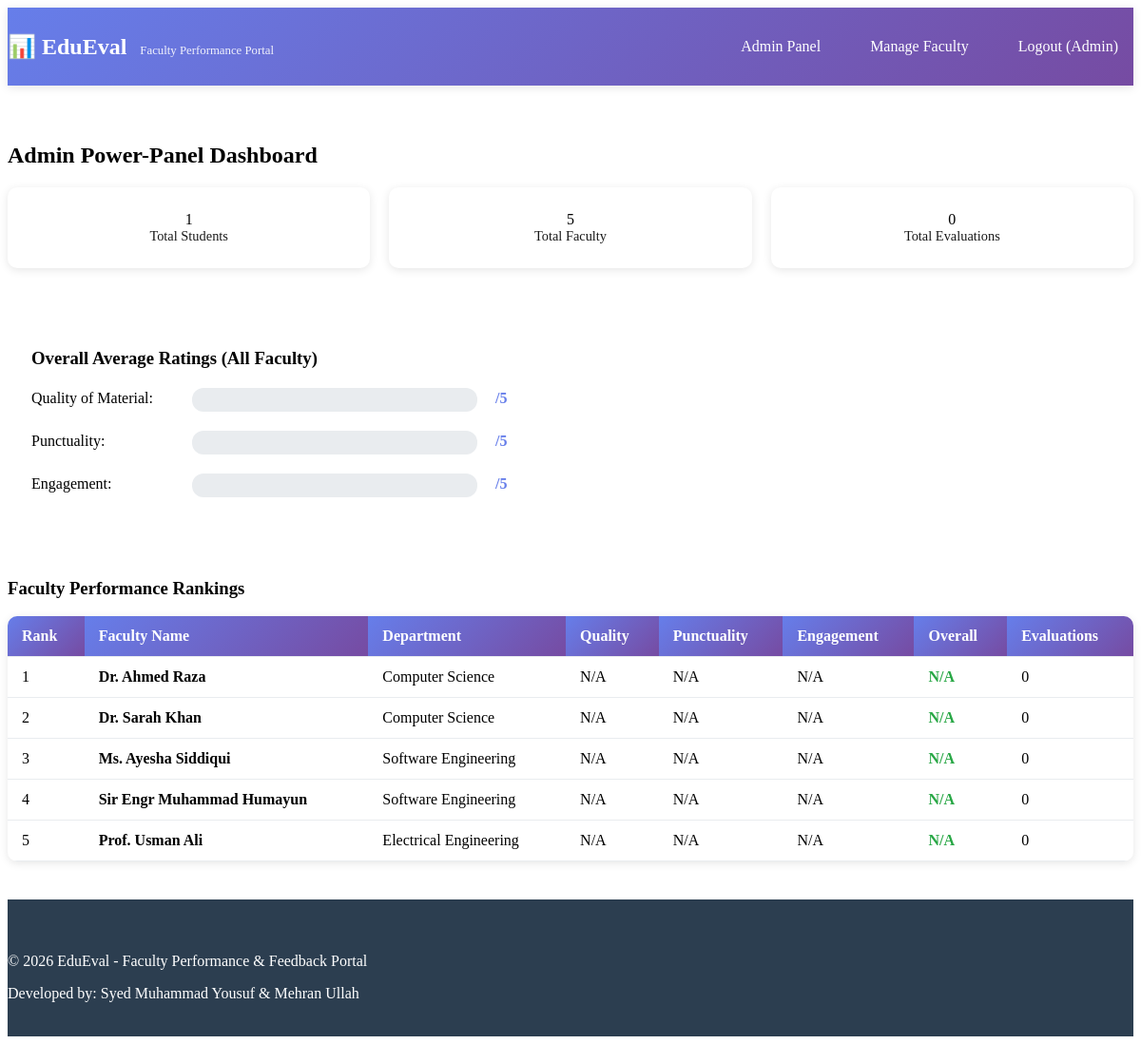
Screenshot of /admin/dashboard.php (signed in) with the database file from the repository.
### tables this page shows
CREATE TABLE faculty (
    id INT AUTO_INCREMENT PRIMARY KEY,
    name VARCHAR(100) NOT NULL,
    email VARCHAR(100) UNIQUE NOT NULL,
    department_id INT,
    designation VARCHAR(100),
    created_at TIMESTAMP DEFAULT CURRENT_TIMESTAMP,
    FOREIGN KEY (department_id) REFERENCES departments(id) ON DELETE SET NULL
);

CREATE TABLE departments (
    id INT AUTO_INCREMENT PRIMARY KEY,
    name VARCHAR(100) NOT NULL UNIQUE,
    created_at TIMESTAMP DEFAULT CURRENT_TIMESTAMP
);

### includes/functions.php (called while the page is built, shortened)
<?php
function getAllFacultyWithScores() {
    $pdo = getConnection();
    $stmt = $pdo->query("
        SELECT
            f.*,
            d.name as department_name,
            COUNT(e.id) as evaluation_count,
            ROUND(AVG(e.quality_material), 2) as avg_quality,
            ROUND(AVG(e.punctuality), 2) as avg_punctuality,
            ROUND(AVG(e.engagement), 2) as avg_engagement,
            ROUND((AVG(e.quality_material) + AVG(e.punctuality) + AVG(e.engagement)) / 3, 2) as overall_score
        FROM faculty f
        LEFT JOIN departments d ON f.department_id = d.id
        LEFT JOIN evaluations e ON f.id = e.faculty_id
        GROUP BY f.id
        ORDER BY overall_score DESC
    ");
    return $stmt->fetchAll();
}
?>

### admin/dashboard.php (the view, shortened to what this page needs)
<?php
require_once '../includes/functions.php';
$pdo = getConnection();
$stmt = $pdo->query("SELECT COUNT(*) as total FROM students");
$total_students = $stmt->fetch()['total'];
$stmt = $pdo->query("SELECT COUNT(*) as total FROM faculty");
$total_faculty = $stmt->fetch()['total'];
$stmt = $pdo->query("SELECT COUNT(*) as total FROM evaluations");
$total_evaluations = $stmt->fetch()['total'];
$stmt = $pdo->query("
    SELECT
        ROUND(AVG(quality_material), 2) as avg_quality,
        ROUND(AVG(punctuality), 2) as avg_punctuality,
        ROUND(AVG(engagement), 2) as avg_engagement
    FROM evaluations
");
$avg_ratings = $stmt->fetch();
$faculty_scores = getAllFacultyWithScores();
include '../includes/header.php';
?>
<div class="admin-dashboard">
    <h2>Admin Power-Panel Dashboard</h2>
    <div class="stats-grid">
        <div class="stat-card">
            <div class="stat-value"><?php echo $total_students; ?></div>
            <div class="stat-label">Total Students</div>
        </div>
        <div class="stat-card">
            <div class="stat-value"><?php echo $total_faculty; ?></div>
            <div class="stat-label">Total Faculty</div>
        </div>
        <div class="stat-card">
            <div class="stat-value"><?php echo $total_evaluations; ?></div>
            <div class="stat-label">Total Evaluations</div>
        </div>
    </div>
    <div class="avg-ratings">
        <h3>Overall Average Ratings (All Faculty)</h3>
        <div class="rating-bars">
            <div class="rating-item">
                <span>Quality of Material:</span>
                <div class="bar">
                </div>
                <span class="rating-value"><?php echo $avg_ratings['avg_quality']; ?>/5</span>
            </div>
            <div class="rating-item">
                <span>Punctuality:</span>
                <div class="bar">
                </div>
                <span class="rating-value"><?php echo $avg_ratings['avg_punctuality']; ?>/5</span>
            </div>
            <div class="rating-item">
                <span>Engagement:</span>
                <div class="bar">
                </div>
                <span class="rating-value"><?php echo $avg_ratings['avg_engagement']; ?>/5</span>
            </div>
        </div>
    </div>
    <div class="faculty-performance">
        <h3>Faculty Performance Rankings</h3>
        <table class="data-table">
            <thead>
                <tr>
                    <th>Rank</th>
                    <th>Faculty Name</th>
                    <th>Department</th>
                    <th>Quality</th>
                    <th>Punctuality</th>
                    <th>Engagement</th>
                    <th>Overall</th>
                    <th>Evaluations</th>
                </tr>
            </thead>
            <tbody>
                <?php
                $rank = 1;
                foreach($faculty_scores as $faculty):
                ?>
                <tr>
                    <td><?php echo $rank++; ?></td>
                    <td><strong><?php echo htmlspecialchars($faculty['name']); ?></strong></td>
                    <td><?php echo htmlspecialchars($faculty['department_name']); ?></td>
                    <td><?php echo $faculty['avg_quality'] ?: 'N/A'; ?></td>
                    <td><?php echo $faculty['avg_punctuality'] ?: 'N/A'; ?></td>
                    <td><?php echo $faculty['avg_engagement'] ?: 'N/A'; ?></td>
                    <td class="overall-score"><?php echo $faculty['overall_score'] ?: 'N/A'; ?></td>
                    <td><?php echo $faculty['evaluation_count']; ?></td>
                </tr>
                <?php endforeach; ?>
            </tbody>
        </table>
    </div>
</div>
<?php include '../includes/footer.php'; ?>

### includes/header.php (shortened to what this page needs)
<!DOCTYPE html>
<html lang="en">
<head>
    <link rel="stylesheet" href="../assets/css/style.css">
</head>
<body>
    <nav class="navbar">
        <div class="container">
            <div class="logo">
                <h1>📊 EduEval</h1>
                <span>Faculty Performance Portal</span>
            </div>
            <ul class="nav-links">
                <?php if(isset($_SESSION['student_id'])): ?>
                    <li><a href="../student/dashboard.php">Dashboard</a></li>
                    <li><a href="../student/logout.php">Logout (<?php echo htmlspecialchars($_SESSION['student_name']); ?>)</a></li>
                <?php elseif(isset($_SESSION['admin_id'])): ?>
                    <li><a href="../admin/dashboard.php">Admin Panel</a></li>
                    <li><a href="../admin/faculty_manage.php">Manage Faculty</a></li>
                    <li><a href="../admin/logout.php">Logout (Admin)</a></li>
                <?php endif; ?>
            </ul>
        </div>
    </nav>
    <main class="container">

### includes/footer.php (shortened to what this page needs)
    </main>
    <footer>
        <div class="container">
            <p>&copy; <?php echo date('Y'); ?> EduEval - Faculty Performance & Feedback Portal</p>
            <p>Developed by: Syed Muhammad Yousuf & Mehran Ullah</p>
        </div>
    </footer>
</body>
</html>

### assets/css/style.css (style rules this page uses)
.navbar { background: linear-gradient(135deg, #667eea 0%, #764ba2 100%); color: white; padding: 1rem 0; position: sticky; top: 0; z-index: 1000; box-shadow: 0 2px 10px rgba(0,0,0,0.1); }
.navbar .container { display: flex; justify-content: space-between; align-items: center; }
.logo h1 { font-size: 1.5rem; display: inline; }
.logo span { font-size: 0.8rem; opacity: 0.9; margin-left: 10px; }
.nav-links { list-style: none; display: flex; gap: 20px; }
.nav-links a { color: white; text-decoration: none; padding: 8px 16px; border-radius: 5px; transition: background 0.3s; }
.stats-grid { display: grid; grid-template-columns: repeat(auto-fit, minmax(200px, 1fr)); gap: 30px; text-align: center; }
.stat-card { text-align: center; }
.stat-label { font-size: 1.1rem; opacity: 0.9; }
footer { background: #2c3e50; color: white; padding: 40px 0 20px; }
.admin-dashboard { padding: 40px 0; }
.stats-grid { display: grid; grid-template-columns: repeat(auto-fit, minmax(200px, 1fr)); gap: 20px; margin-bottom: 40px; }
.stat-card { background: white; padding: 25px; text-align: center; border-radius: 10px; box-shadow: 0 2px 10px rgba(0,0,0,0.1); }
.avg-ratings { background: white; padding: 25px; border-radius: 10px; margin-bottom: 40px; }
.rating-item { margin: 20px 0; }
.rating-item span:first-child { display: inline-block; width: 150px; font-weight: 500; }
.bar { display: inline-block; width: 300px; height: 25px; background: #e9ecef; border-radius: 12px; overflow: hidden; margin: 0 15px; vertical-align: middle; }
.rating-value { font-weight: bold; color: #667eea; }
.data-table { width: 100%; background: white; border-collapse: collapse; border-radius: 10px; overflow: hidden; box-shadow: 0 2px 10px rgba(0,0,0,0.1); }
.data-table th, .data-table td { padding: 12px 15px; text-align: left; border-bottom: 1px solid #e9ecef; }
.data-table th { background: linear-gradient(135deg, #667eea 0%, #764ba2 100%); color: white; font-weight: 600; }
.overall-score { font-weight: bold; color: #28a745; }
.stat-label { font-size: 0.9rem; opacity: 0.9; }

### rows the page displays
faculty: name "Dr. Ahmed Raza", department.name "Computer Science", avg_quality "N/A", avg_punctuality "N/A", avg_engagement "N/A", overall_score "N/A", evaluation_count "0"
faculty: name "Dr. Sarah Khan", department.name "Computer Science", avg_quality "N/A", avg_punctuality "N/A", avg_engagement "N/A", overall_score "N/A", evaluation_count "0"
faculty: name "Ms. Ayesha Siddiqui", department.name "Software Engineering", avg_quality "N/A", avg_punctuality "N/A", avg_engagement "N/A", overall_score "N/A", evaluation_count "0"
faculty: name "Sir Engr Muhammad Humayun", department.name "Software Engineering", avg_quality "N/A", avg_punctuality "N/A", avg_engagement "N/A", overall_score "N/A", evaluation_count "0"
faculty: name "Prof. Usman Ali", department.name "Electrical Engineering", avg_quality "N/A", avg_punctuality "N/A", avg_engagement "N/A", overall_score "N/A", evaluation_count "0"

### other values shown
$total_students "1"
$total_faculty "5"
$total_evaluations "0"
